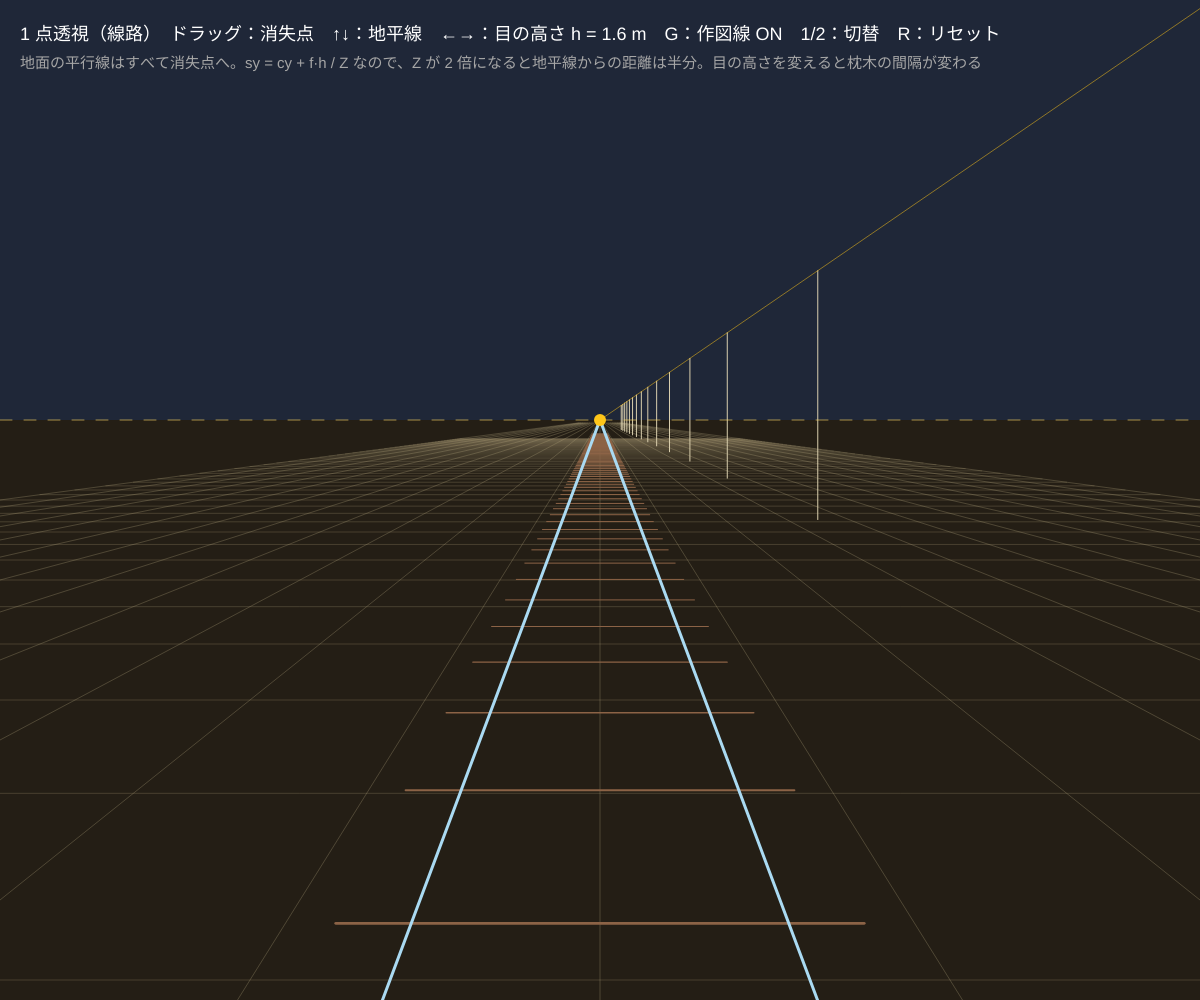
Frame 1 (no input)
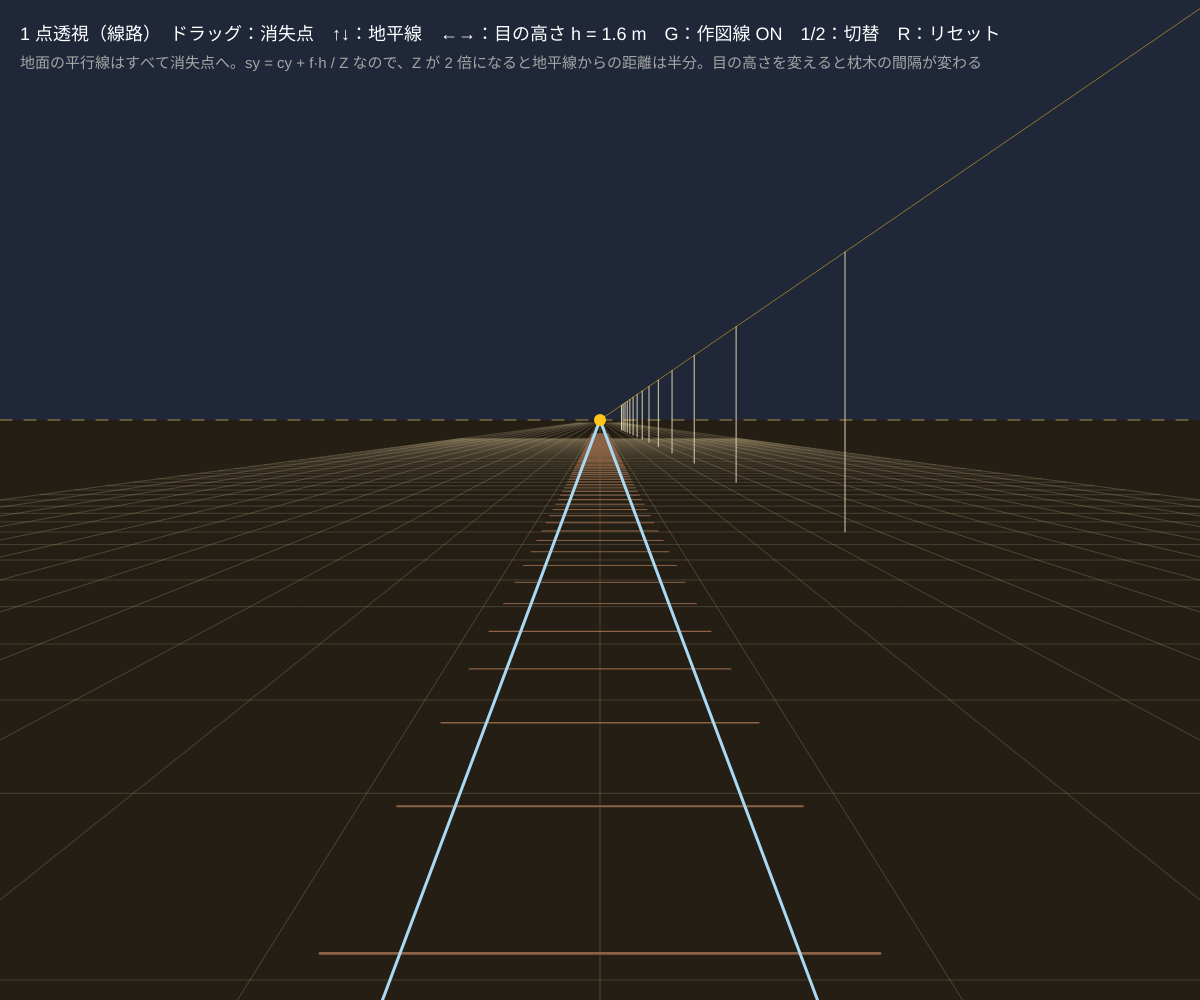
Frame 60 (no input)
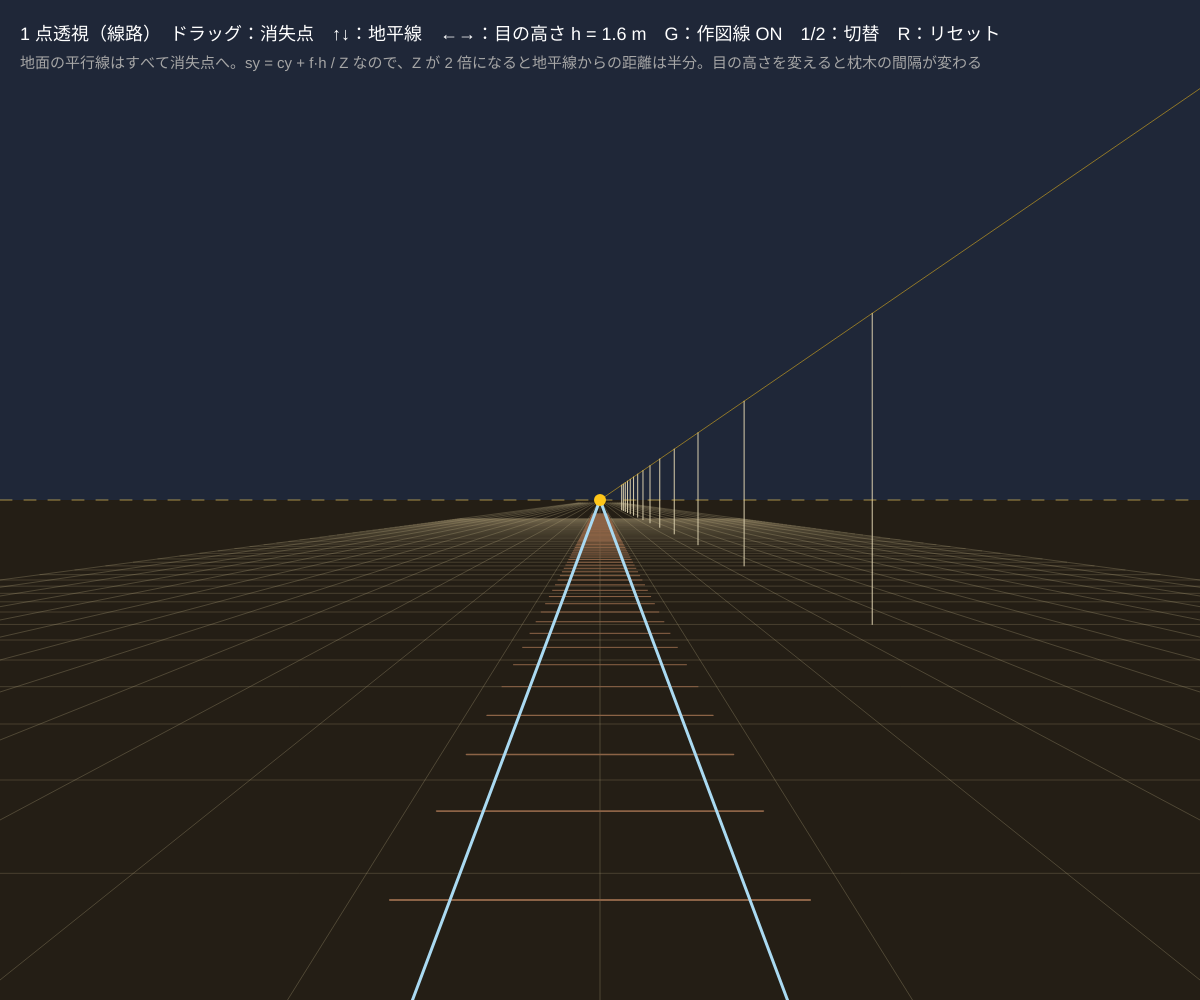
Frame 120 (the mouse pressed at the canvas centre since frame 60)

The p5.js sketch that drew these frames (run headless with seeded random() and noise() and a simulated clock; from frame 60 on, the mouse is pressed at the canvas centre):

// p5.js sketch
// ── sketch.js
// ============================================
// 00 透視図法：地面の格子と線路
// 地面の平行線（線路・格子）は、画面の上では 1 つの点 = 消失点に集まる。これが「射影」の出発点
//   目の高さ h、焦点距離 f のピンホールで地面の点 (X, Z) を写す：  sx = cx + f·X / Z,  sy = cy + f·h / Z
//   Z → ∞ で (cx, cy) = 消失点。地平線はすべての「地面の無限遠点」の集まり
// 消失点をドラッグ / ↑↓ = 地平線の高さ / ←→ = 目の高さ h / 1 = 1 点透視（線路） / 2 = 2 点透視（箱） / G = 作図線 / R = リセット
// ============================================

let vp = { x: 0, y: 0 };        // 消失点（地平線の上）
let eyeH = 1.6;                 // ★ 目の高さ（m）
let focal = 700;                // ★ 焦点距離（px）。大きいほど望遠
let gauge = 1.2;                // ★ 線路の幅（m）
let spread = 560;               // ★ 2 点透視のときの 2 つの消失点の間隔（px）
let view = 1;                   // 1 = 1 点透視, 2 = 2 点透視
let showGuide = true;
let boxes = [];                 // 2 点透視の箱

function setup() {
  createCanvas(windowWidth, windowHeight);
  colorMode(HSB, 360, 100, 100, 100);
  resetAll();
}
function resetAll() {
  vp = { x: width * 0.5, y: height * 0.42 };
  eyeH = 1.6;
  // 箱：手前の縦の辺（x, 底の y, 高さ）と、左右の消失点へ向かう割合
  boxes = [{ x: 0.32, y: 0.88, h: 0.34, l: 0.42, r: 0.5, hue: 15 },
           { x: 0.62, y: 0.80, h: 0.22, l: 0.3, r: 0.36, hue: 200 },
           { x: 0.48, y: 0.70, h: 0.10, l: 0.2, r: 0.25, hue: 45 }];
}

// ★ 地面の点 (X, Z) [m]（X = 左右、Z = 奥行き）と高さ hgt [m] を画面に写す（1 点透視 = ピンホールそのもの）
function project(X, Z, hgt) {
  return { x: vp.x + (focal * X) / Z, y: vp.y + (focal * (eyeH - (hgt || 0))) / Z };
}

function draw() {
  // 空と地面
  noStroke();
  fill(220, 45, 22); rect(0, 0, width, vp.y);
  fill(35, 40, 14); rect(0, vp.y, width, height - vp.y);
  if (mouseIsPressed && mouseY > 90) vp = { x: constrain(mouseX, 40, width - 40), y: constrain(mouseY, 120, height - 120) };
  if (view === 1) drawOnePoint(); else drawTwoPoint();

  // 地平線と消失点
  stroke(45, 60, 100, 60); strokeWeight(1);
  drawDashed(0, vp.y, width, vp.y, 12);
  noStroke(); fill(45, 90, 100);
  if (view === 1) circle(vp.x, vp.y, 12);
  else { circle(vp.x - spread / 2, vp.y, 12); circle(vp.x + spread / 2, vp.y, 12); }

  fill(0, 0, 100); textSize(18);
  text((view === 1 ? '1 点透視（線路）' : '2 点透視（箱）') + '　ドラッグ：消失点　↑↓：地平線　←→：目の高さ h = ' + nf(eyeH, 1, 1) + ' m　G：作図線 ' + (showGuide ? 'ON' : 'off') + '　1/2：切替　R：リセット', 20, 40);
  fill(0, 0, 65); textSize(15);
  text(view === 1 ? '地面の平行線はすべて消失点へ。sy = cy + f·h / Z なので、Z が 2 倍になると地平線からの距離は半分。目の高さを変えると枕木の間隔が変わる'
                  : '2 つの消失点はどちらも地平線の上。箱の縦の辺だけが平行のまま（縦方向の消失点は無限遠）。箱の奥の辺は、左右の消失点への線の交点', 20, 68);
}

// 1 点透視：格子・線路・電柱
function drawOnePoint() {
  let far = 400, near = 0.6;
  // 奥行き方向の線（X = 一定）→ すべて消失点へ
  strokeWeight(1);
  for (let X = -12; X <= 12; X += 1) {
    let a = project(X, near), b = project(X, far);
    stroke(45, 30, 70, showGuide ? 30 : 12); line(a.x, a.y, b.x, b.y);
  }
  // 横方向の線（Z = 一定）→ 地平線に平行、間隔が 1/Z で詰まる
  for (let Z = 1; Z <= 60; Z += 1) {
    let a = project(-12, Z), b = project(12, Z);
    stroke(45, 30, 70, 25); line(a.x, a.y, b.x, b.y);
  }
  // 枕木（流れる）
  let shift = (millis() * 0.0015) % 0.8;
  stroke(25, 50, 55); strokeWeight(3);
  for (let Z = near + shift; Z < 80; Z += 0.8) {
    let a = project(-gauge * 0.7, Z), b = project(gauge * 0.7, Z);
    strokeWeight(max(1, 6 / Z)); line(a.x, a.y, b.x, b.y);
  }
  // レール
  stroke(200, 30, 95); strokeWeight(3);
  for (let X of [-gauge / 2, gauge / 2]) { let a = project(X, near), b = project(X, far); line(a.x, a.y, b.x, b.y); }
  // 電柱（高さ 4 m）：てっぺんも消失点に向かう線に乗る
  stroke(45, 20, 85); strokeWeight(2);
  for (let Z = 3 + (shift * 10) % 8; Z < 120; Z += 8) {
    let g = project(3.5, Z), t = project(3.5, Z, 4);
    strokeWeight(max(1, 8 / Z)); line(g.x, g.y, t.x, t.y);
  }
  if (showGuide) { stroke(45, 90, 100, 50); strokeWeight(1); let g = project(3.5, 3, 4); line(g.x, g.y, vp.x, vp.y); }
}

// 2 点透視：箱。手前の縦辺から、左右の消失点へ向かう線で奥行きをつくる
function drawTwoPoint() {
  let VL = { x: vp.x - spread / 2, y: vp.y }, VR = { x: vp.x + spread / 2, y: vp.y };
  for (let b of boxes) {
    let fx = width * b.x, fy = height * b.y, hpx = height * b.h;
    let B = { x: fx, y: fy }, T = { x: fx, y: fy - hpx };
    let BL = lerpPt(B, VL, b.l), TL = lerpPt(T, VL, b.l), BR = lerpPt(B, VR, b.r), TR = lerpPt(T, VR, b.r);
    let BB = meet(BL, VR, BR, VL), TB = meet(TL, VR, TR, VL);   // 奥の辺 = 作図線の交点
    noStroke();
    fill(b.hue, 55, 70, 85); quad(B.x, B.y, BL.x, BL.y, TL.x, TL.y, T.x, T.y);     // 左の面
    fill(b.hue, 55, 55, 85); quad(B.x, B.y, BR.x, BR.y, TR.x, TR.y, T.x, T.y);     // 右の面
    fill(b.hue, 40, 90, 85); quad(T.x, T.y, TL.x, TL.y, TB.x, TB.y, TR.x, TR.y);   // 上の面
    stroke(0, 0, 10); strokeWeight(2); noFill();
    quad(B.x, B.y, BL.x, BL.y, TL.x, TL.y, T.x, T.y); quad(B.x, B.y, BR.x, BR.y, TR.x, TR.y, T.x, T.y);
    quad(T.x, T.y, TL.x, TL.y, TB.x, TB.y, TR.x, TR.y);
    if (showGuide) {
      stroke(45, 90, 100, 35); strokeWeight(1);
      for (let p of [B, T, BR, TR]) line(p.x, p.y, VL.x, VL.y);
      for (let p of [B, T, BL, TL]) line(p.x, p.y, VR.x, VR.y);
    }
  }
}

function lerpPt(a, b, t) { return { x: a.x + (b.x - a.x) * t, y: a.y + (b.y - a.y) * t }; }
// 直線 ab と直線 cd の交点（2D の外積版。詳しくは 02）
function meet(a, b, c, d) {
  let l1 = [a.y - b.y, b.x - a.x, a.x * b.y - b.x * a.y], l2 = [c.y - d.y, d.x - c.x, c.x * d.y - d.x * c.y];
  let x = l1[1] * l2[2] - l1[2] * l2[1], y = l1[2] * l2[0] - l1[0] * l2[2], w = l1[0] * l2[1] - l1[1] * l2[0];
  if (Math.abs(w) < 1e-9) return { x: (a.x + c.x) / 2, y: (a.y + c.y) / 2 };
  return { x: x / w, y: y / w };
}
function drawDashed(x1, y1, x2, y2, d) {
  let L = dist(x1, y1, x2, y2), n = floor(L / d);
  for (let i = 0; i < n; i += 2) line(lerp(x1, x2, i / n), lerp(y1, y2, i / n), lerp(x1, x2, (i + 1) / n), lerp(y1, y2, (i + 1) / n));
}

function keyPressed() {
  if (key === UP_ARROW) vp.y = max(120, vp.y - 15);
  if (key === DOWN_ARROW) vp.y = min(height - 120, vp.y + 15);
  if (key === LEFT_ARROW) eyeH = max(0.3, eyeH - 0.1);
  if (key === RIGHT_ARROW) eyeH = min(6, eyeH + 0.1);
  if (key === '1') view = 1;
  if (key === '2') view = 2;
  if (key === 'g' || key === 'G') showGuide = !showGuide;
  if (key === 'r' || key === 'R') resetAll();
}

// ---------- やってみよう ----------
// 1. 目の高さ h を 0.3 m（猫の目線）と 6 m（2 階から）にして、線路の見え方を比べよう
// 2. focal を 300 と 1500 に変える。広角と望遠では、同じ Z の枕木の間隔はどう変わる？
// 3. 2 点透視で spread を小さくすると箱がゆがむ（消失点が近すぎる = 超広角）。自然に見える間隔は？
// 4. 電柱のように「高さのあるもの」を線路の両側に並べて、街並みを描いてみよう（project(X, Z, hgt) を使う）
